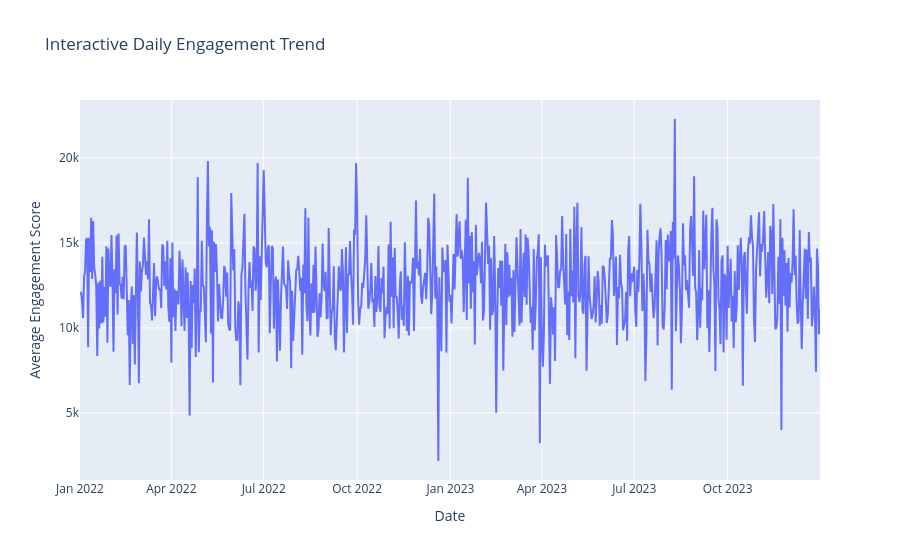

Notebook code for this chart:
### Markdown cell above
<h4 style="color:blue;">6.9.1 Interactive Line Chart – Daily Engagement Trend</h4>

### Code cell
fig = px.line(
    x=daily_engagement.index,
    y=daily_engagement.values,
    title='Interactive Daily Engagement Trend',
    labels={
        'x': 'Date',
        'y': 'Average Engagement Score'
    }
)
fig.show()

### Figure 1 — Plotly figure (JSON) as saved in the notebook; plotly's stock layout.template omitted (floating-point values rounded to 4 significant figures; data arrays with more than 128 entries replaced by an {"elided": "..."} marker saying what was removed)
{"data": [{"hovertemplate": "Date=%{x}<br>Average Engagement Score=%{y}<extra></extra>", "legendgroup": "", "line": {"color": "#636efa", "dash": "solid"}, "marker": {"symbol": "circle"}, "mode": "lines", "name": "", "orientation": "v", "showlegend": false, "type": "scatter", "x": {"elided": "729 str values"}, "xaxis": "x", "y": {"elided": "729 float values"}, "yaxis": "y"}], "layout": {"legend": {"tracegroupgap": 0}, "title": {"text": "Interactive Daily Engagement Trend"}, "xaxis": {"anchor": "y", "domain": [0, 1], "title": {"text": "Date"}}, "yaxis": {"anchor": "x", "domain": [0, 1], "title": {"text": "Average Engagement Score"}}}}
